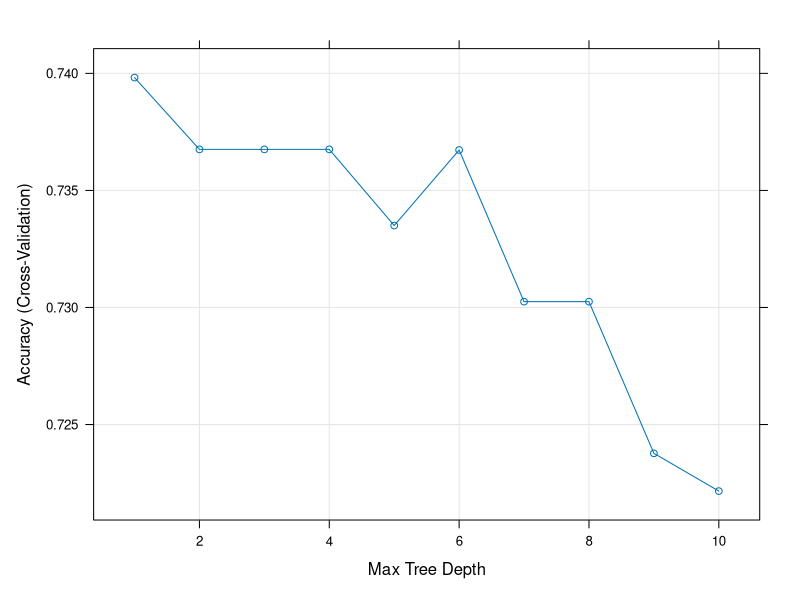

This chart was generated by the following R code:
## ---- chunk 1
knitr::opts_chunk$set(echo = TRUE)
## ---- chunk 2
library(mlbench)
library(caret)
data(PimaIndiansDiabetes)
df <- PimaIndiansDiabetes

#seed
set.seed(2020)

#partition data, diabetes is the target variable
splitIndex <- createDataPartition(df$diabetes, p = .80, 
                                  list = FALSE)
df_train <- df[ splitIndex,]
df_test <- df[-splitIndex,]
## ---- chunk 3
# Decide the range of the maxdepth to search for the best
tuneGrid = expand.grid(maxdepth = 1:10)
# Tell caret to do Approach 2, i.e. Cross-Validation
trControl = trainControl(method = "cv",
                         number = 10)
# Do Approach 2 
tree_approach2 <- train(diabetes~., data=df_train, 
                                method = "rpart2", 
                                trControl = trControl,
                                tuneGrid = tuneGrid)
## ---- chunk 4
plot(tree_approach2)
## ---- chunk 5
decision_tree <- train(diabetes~., data=df_train, 
                method = "rpart2",
                maxdepth=3)
pred <- predict(decision_tree, df_test)
cm <- confusionMatrix(data = pred, reference = df_test$diabetes, positive = "pos")
cm$overall[1]
